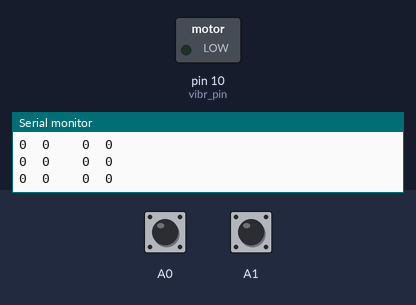
Simulated run of this sketch. Board: Arduino Uno, built with avr-gcc and run on an emulated ATmega328P. Shown: switched loads named in the sketch (green lamp = pin HIGH), the last lines printed to the serial monitor. Inputs (shaded band) come from the test bench; at power-on: A1 HIGH, A0 HIGH.

Above: at 1.3 s.
1.4 s: A1 pulled LOW for 0.15 s
At 1.9 s:
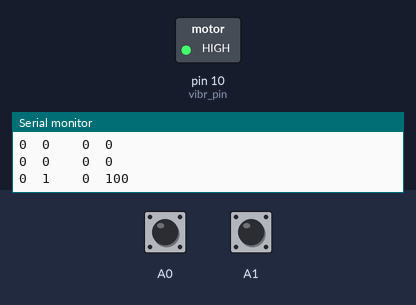
4.5 s: A1 pulled LOW for 1 s
At 6.8 s:
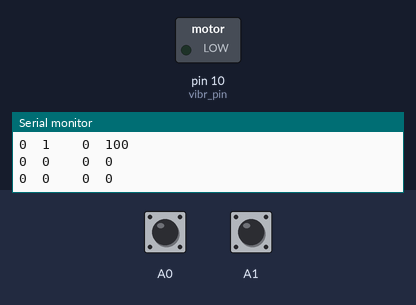
8.0 s: A1 pulled LOW for 3.2 s
At 8.6 s:
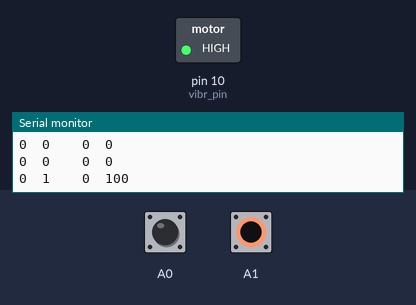
Timing chart, 0 to 11.6 s (numbered marks = the images above; inputs shaded):
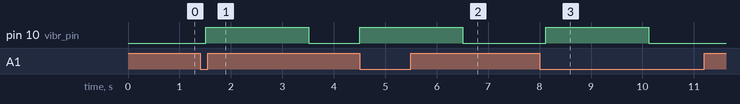

Measured:
- after the input at 1.4 s, pin 10 (vibr_pin): LOW → HIGH after 0.11 s, → LOW 2.0 s later
- after the input at 4.5 s, pin 10 (vibr_pin): LOW → HIGH at once, → LOW 2.0 s later
- after the input at 8.0 s, pin 10 (vibr_pin): LOW → HIGH after 0.12 s, → LOW 2.0 s later

The sketch:

test_capacitative.ino
```cpp
#include <ADCTouch.h>

// FILO CAPACITIVO + VIBRAZIONE

int ref0, ref1;     //reference values to remove offset

int vibr_pin = 10;

static int value_off = 0;

void setup()
{
    // No pins to setup, pins can still be used regularly, although it will affect readings

    Serial.begin(9600);

    ref0 = ADCTouch.read(A0, 500);    //create reference values to
    ref1 = ADCTouch.read(A1, 500);    //account for the capacitance of the pad

    pinMode(vibr_pin, OUTPUT);
}

void loop()
{
    int value0 = ADCTouch.read(A0);   //no second parameter
    int value1 = ADCTouch.read(A1);   //   --> 100 samples

    value0 -= ref0;       //remove offset
    value1 -= ref1;


    Serial.print(value0 > 40);    //send (boolean) pressed or not pressed
    Serial.print("\t");           //use if(value > threshold) to get the state of a button

    Serial.print(value1 > 10);
    Serial.print("\t\t");

    Serial.print(value0);             //send actual reading
    Serial.print("\t");

    Serial.println(value1);

    if(value1 - value_off > 10){
        digitalWrite(vibr_pin, HIGH);

        delay(2000);

        digitalWrite(vibr_pin, LOW);
    }

    value_off = value1;

    delay(100);
}
```
